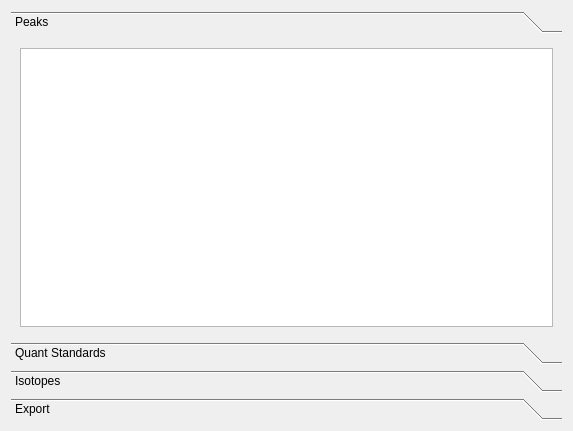
<?xml version="1.0" encoding="UTF-8"?>
<ui version="4.0">
 <class>Dialog</class>
 <widget class="QDialog" name="Dialog">
  <property name="geometry">
   <rect>
    <x>0</x>
    <y>0</y>
    <width>573</width>
    <height>431</height>
   </rect>
  </property>
  <property name="windowTitle">
   <string>Dialog</string>
  </property>
  <layout class="QVBoxLayout" name="verticalLayout_3">
   <item>
    <widget class="QToolBox" name="toolBox">
     <property name="currentIndex">
      <number>0</number>
     </property>
     <widget class="QWidget" name="page">
      <property name="geometry">
       <rect>
        <x>0</x>
        <y>0</y>
        <width>555</width>
        <height>309</height>
       </rect>
      </property>
      <attribute name="label">
       <string>Peaks</string>
      </attribute>
      <layout class="QHBoxLayout" name="horizontalLayout">
       <item>
        <widget class="QTableView" name="tableView"/>
       </item>
      </layout>
     </widget>
     <widget class="QWidget" name="page_3">
      <property name="geometry">
       <rect>
        <x>0</x>
        <y>0</y>
        <width>555</width>
        <height>335</height>
       </rect>
      </property>
      <attribute name="label">
       <string>Quant Standards</string>
      </attribute>
      <layout class="QVBoxLayout" name="verticalLayout_5">
       <item>
        <layout class="QHBoxLayout" name="horizontalLayout_3">
         <item>
          <widget class="QTableView" name="tableView_3"/>
         </item>
         <item>
          <layout class="QVBoxLayout" name="quantPlotLayout"/>
         </item>
        </layout>
       </item>
      </layout>
     </widget>
     <widget class="QWidget" name="page_2">
      <property name="geometry">
       <rect>
        <x>0</x>
        <y>0</y>
        <width>555</width>
        <height>309</height>
       </rect>
      </property>
      <attribute name="label">
       <string>Isotopes</string>
      </attribute>
      <layout class="QVBoxLayout" name="verticalLayout_4">
       <item>
        <widget class="QCheckBox" name="checkBox">
         <property name="text">
          <string>Drift (for Imported Peaks)</string>
         </property>
        </widget>
       </item>
       <item>
        <widget class="Line" name="line">
         <property name="orientation">
          <enum>Qt::Horizontal</enum>
         </property>
        </widget>
       </item>
       <item>
        <widget class="QCheckBox" name="checkBox_2">
         <property name="text">
          <string>Linearity (Height)</string>
         </property>
        </widget>
       </item>
       <item>
        <widget class="QCheckBox" name="checkBox_3">
         <property name="text">
          <string>Linearity (Mol. Wgt.)</string>
         </property>
        </widget>
       </item>
       <item>
        <widget class="QLabel" name="label_2">
         <property name="text">
          <string>Linearity Correction Peaks</string>
         </property>
        </widget>
       </item>
       <item>
        <layout class="QHBoxLayout" name="horizontalLayout_4">
         <item>
          <widget class="QTableView" name="tableView_2"/>
         </item>
         <item>
          <layout class="QVBoxLayout" name="linearityPlotLayout"/>
         </item>
        </layout>
       </item>
       <item>
        <widget class="Line" name="line_2">
         <property name="orientation">
          <enum>Qt::Horizontal</enum>
         </property>
        </widget>
       </item>
       <item>
        <widget class="QCheckBox" name="checkBox_4">
         <property name="text">
          <string>Correction for Derivitization Agent</string>
         </property>
        </widget>
       </item>
       <item>
        <layout class="QHBoxLayout" name="horizontalLayout_2">
         <item>
          <widget class="QLabel" name="label">
           <property name="text">
            <string>delta13C</string>
           </property>
          </widget>
         </item>
         <item>
          <widget class="QLineEdit" name="lineEdit"/>
         </item>
         <item>
          <widget class="QLabel" name="label_3">
           <property name="text">
            <string># of Carbons</string>
           </property>
          </widget>
         </item>
         <item>
          <widget class="QLineEdit" name="lineEdit_2"/>
         </item>
        </layout>
       </item>
      </layout>
     </widget>
     <widget class="QWidget" name="page_4">
      <attribute name="label">
       <string>Export</string>
      </attribute>
     </widget>
    </widget>
   </item>
  </layout>
 </widget>
 <resources/>
 <connections/>
</ui>
